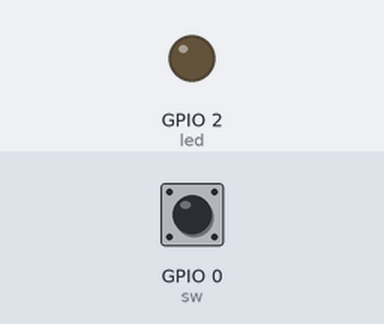
The program below on a simulated ESP32 board running MicroPython. On the bench: output pins drawn as LEDs (lit = HIGH). Dashed ring = blinking. Inputs (shaded band) come from the test bench; at power-on: GPIO 0 (sw) HIGH. What the program prints to the serial console is not drawn.

Above: at 1.2 s.
1.3 s: GPIO 0 (sw) pulled LOW for 0.15 s
At 1.42 s:
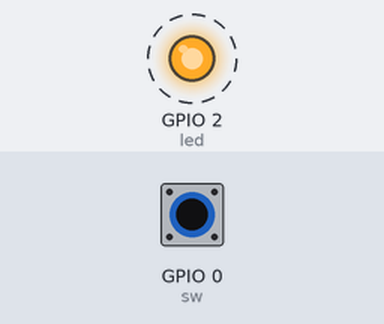
Timing chart, 0 to 7.6 s (numbered marks = the images above; inputs shaded):
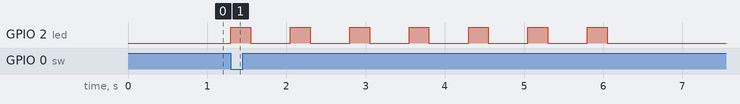

The program:

main.py
```python
import machine
import time
led = machine.Pin(2, machine.Pin.OUT)
sw = machine.Pin(0, machine.Pin.IN)

def blink_led_ntimes(num, t_on, t_off, msg):
    counter = 0
    while(counter < num):
        led.on()
        time.sleep(t_on)
        led.off()
        time.sleep(t_off)
        counter += 1
    print (msg)

while True:
    if(sw.value() == 0):
        blink_led_ntimes(7, 0.25, 0.50, 'Done!')

 
```

Measured:
- after the input at 1.3 s, GPIO 2 (led): alternates HIGH for 0.25 s and LOW for 0.50 s, 14 changes in all, then stays LOW, starting at once
